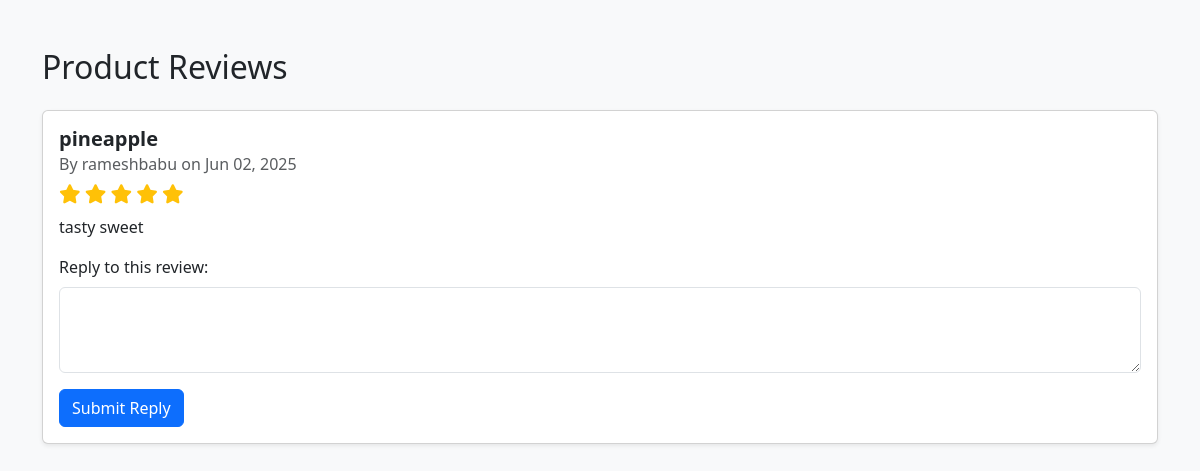
The page /farmer/reviews.php (signed in) on the database its author committed.
### tables this page shows
CREATE TABLE `product_reviews` (
  `review_id` int(11) NOT NULL,
  `product_id` int(11) DEFAULT NULL,
  `consumer_id` int(11) DEFAULT NULL,
  `rating` int(11) DEFAULT NULL CHECK (`rating` >= 1 and `rating` <= 5),
  `review_text` text DEFAULT NULL,
  `status` enum('pending','approved','rejected') DEFAULT 'pending',
  `farmer_reply` text DEFAULT NULL,
  `created_at` datetime DEFAULT current_timestamp(),
  `updated_at` datetime DEFAULT current_timestamp() ON UPDATE current_timestamp()
);

CREATE TABLE `products` (
  `product_id` int(11) NOT NULL,
  `seller_id` int(11) DEFAULT NULL,
  `category_id` int(11) DEFAULT NULL,
  `name` varchar(100) DEFAULT NULL,
  `description` text DEFAULT NULL,
  `price` decimal(10,2) DEFAULT 0.00,
  `organic` tinyint(1) DEFAULT 0,
  `created_at` datetime DEFAULT current_timestamp(),
  `updated_at` datetime DEFAULT current_timestamp() ON UPDATE current_timestamp(),
  `is_available` tinyint(1) DEFAULT 1,
  `quantity` int(11) NOT NULL DEFAULT 0,
  `stock` int(11) NOT NULL DEFAULT 0,
  `product_image` varchar(255) DEFAULT NULL,
  `status` enum('pending','approved','rejected') DEFAULT 'pending'
);

CREATE TABLE `users` (
  `user_id` int(11) NOT NULL,
  `username` varchar(100) DEFAULT NULL,
  `email` varchar(100) DEFAULT NULL,
  `password` varchar(100) DEFAULT NULL,
  `first_name` varchar(100) DEFAULT NULL,
  `last_name` varchar(100) DEFAULT NULL,
  `phone` varchar(20) DEFAULT NULL,
  `address` varchar(255) DEFAULT NULL,
  `city` varchar(100) DEFAULT NULL,
  `state` varchar(100) DEFAULT NULL,
  `zipcode` varchar(20) DEFAULT NULL,
  `role` enum('farmer','consumer','admin') NOT NULL,
  `created_at` datetime DEFAULT current_timestamp(),
  `updated_at` datetime DEFAULT current_timestamp() ON UPDATE current_timestamp(),
  `profile_image` varchar(255) DEFAULT NULL,
  `is_active` tinyint(1) DEFAULT 1,
  `bio` text DEFAULT NULL
);

### farmer/reviews.php (the view, shortened to what this page needs)
<?php
include '../config/db.php';
$farmer_id = $_SESSION['user_id'];
$reviews_query = "SELECT r.*, p.name AS product_name, u.username
                  FROM product_reviews r
                  JOIN products p ON r.product_id = p.product_id
                  JOIN users u ON r.consumer_id = u.user_id
                  WHERE p.seller_id = $farmer_id
                  ORDER BY r.created_at DESC";
$reviews_result = mysqli_query($dbconn, $reviews_query);
?>
<!DOCTYPE html>
<html lang="en">
<head>
    <link href="https://cdn.jsdelivr.net/npm/bootstrap@5.3.3/dist/css/bootstrap.min.css" rel="stylesheet">
</head>
<body class="bg-light">
    <div class="container py-5">
        <h2 class="mb-4">Product Reviews</h2>
        <?php while ($review = mysqli_fetch_assoc($reviews_result)): ?>
            <div class="card shadow-sm mb-4">
                <div class="card-body">
                    <h5 class="card-title"><?php echo htmlspecialchars($review['product_name']); ?></h5>
                    <h6 class="card-subtitle text-muted mb-2">
                        By <?php echo htmlspecialchars($review['username']); ?> on <?php echo date('M d, Y', strtotime($review['created_at'])); ?>
                    </h6>
                    <div class="rating mb-2">
                        <?php for ($i = 1; $i <= 5; $i++): ?>
                            <i class="fas fa-star <?php echo $i <= $review['rating'] ? 'text-warning' : 'text-secondary'; ?>"></i>
                        <?php endfor; ?>
                    </div>
                    <p class="card-text"><?php echo nl2br(htmlspecialchars($review['review_text'])); ?></p>
                    <?php if ($review['farmer_reply']): ?>
                        <div class="alert alert-info mt-3">
                            <strong>Your Reply:</strong><br>
                            <?php echo nl2br(htmlspecialchars($review['farmer_reply'])); ?>
                        </div>
                    <?php else: ?>
                        <form method="POST" class="reply-form mt-3">
                            <div class="mb-3">
                                <label for="reply-<?= $review['review_id']; ?>" class="form-label">Reply to this review:</label>
                                <textarea name="reply" id="reply-<?= $review['review_id']; ?>" class="form-control" rows="3" required></textarea>
                            </div>
                            <button type="submit" class="btn btn-primary">Submit Reply</button>
                        </form>
                    <?php endif; ?>
                </div>
            </div>
        <?php endwhile; ?>
    </div>
</body>
</html>

### farmer/reviews.php (style rules this page uses)
.card-title { font-weight: bold; }
.rating i { font-size: 1.2rem; }
.reply-form textarea { resize: vertical; }

### rows shown on the page
product_reviews: product.name "pineapple", users.username "rameshbabu", created_at "Jun 02, 2025", rating 5 (drawn), review_text "tasty sweet"
